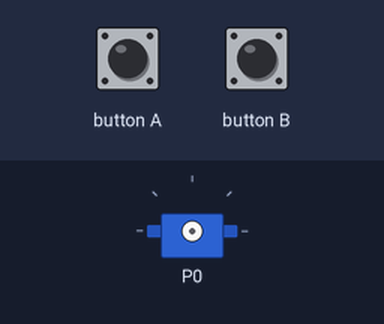
A program run on a simulated BBC micro:bit (MakeCode). On the bench: servo. The inputs (shaded band) are chosen by the test bench.

Above: at 1.2 s.
1.3 s: button A pressed for 0.15 s
At 4.2 s:
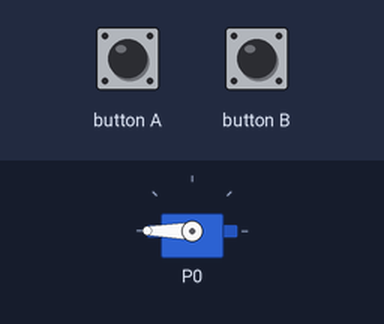
At 5.7 s:
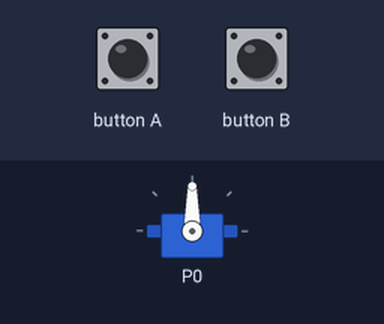
Timing chart, 0 to 7.2 s (numbered marks = the images above; inputs shaded):
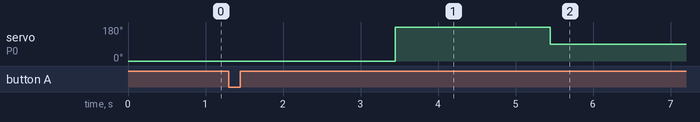

The program:

Servo_Positioner.py
```python
# micro:bit Servo Positioner
# By Oliver Deja
# Created 6/3/2026
# NOTE: This program will only run in the Microsoft MakeCode IDE.
# Only usable with positional servos.
# Button A sweeps servo, Button B sets servo to 90 degrees.

# Sweeps servo to check movement when Button A is pressed
def sweep():
    pins.servo_write_pin(AnalogPin.P0, 0)
    basic.pause(2000)
    pins.servo_write_pin(AnalogPin.P0, 180)
    basic.pause(2000)
    pins.servo_write_pin(AnalogPin.P0, 90)

# Sets servo to center
def center():
    pins.servo_write_pin(AnalogPin.P0, 90)

# Inputs
input.on_button_pressed(Button.A, sweep)
input.on_button_pressed(Button.B, center)
```

Measured:
- after the input at 1.3 s, servo on P0: 0° → 180° after 2.2 s, → 90° 2.0 s later
